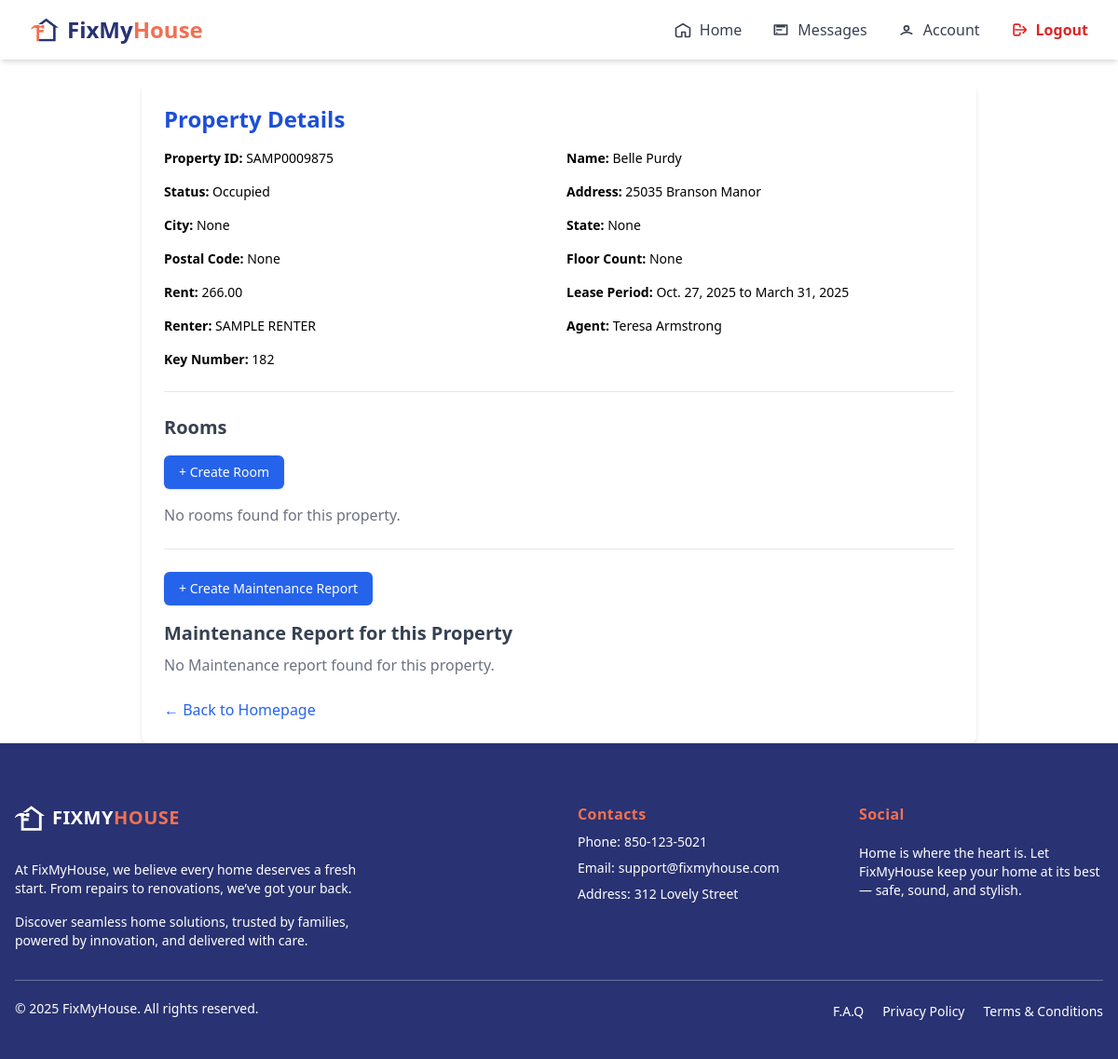
Page /agent/property/51/view/ (signed in) on the earlier database version.
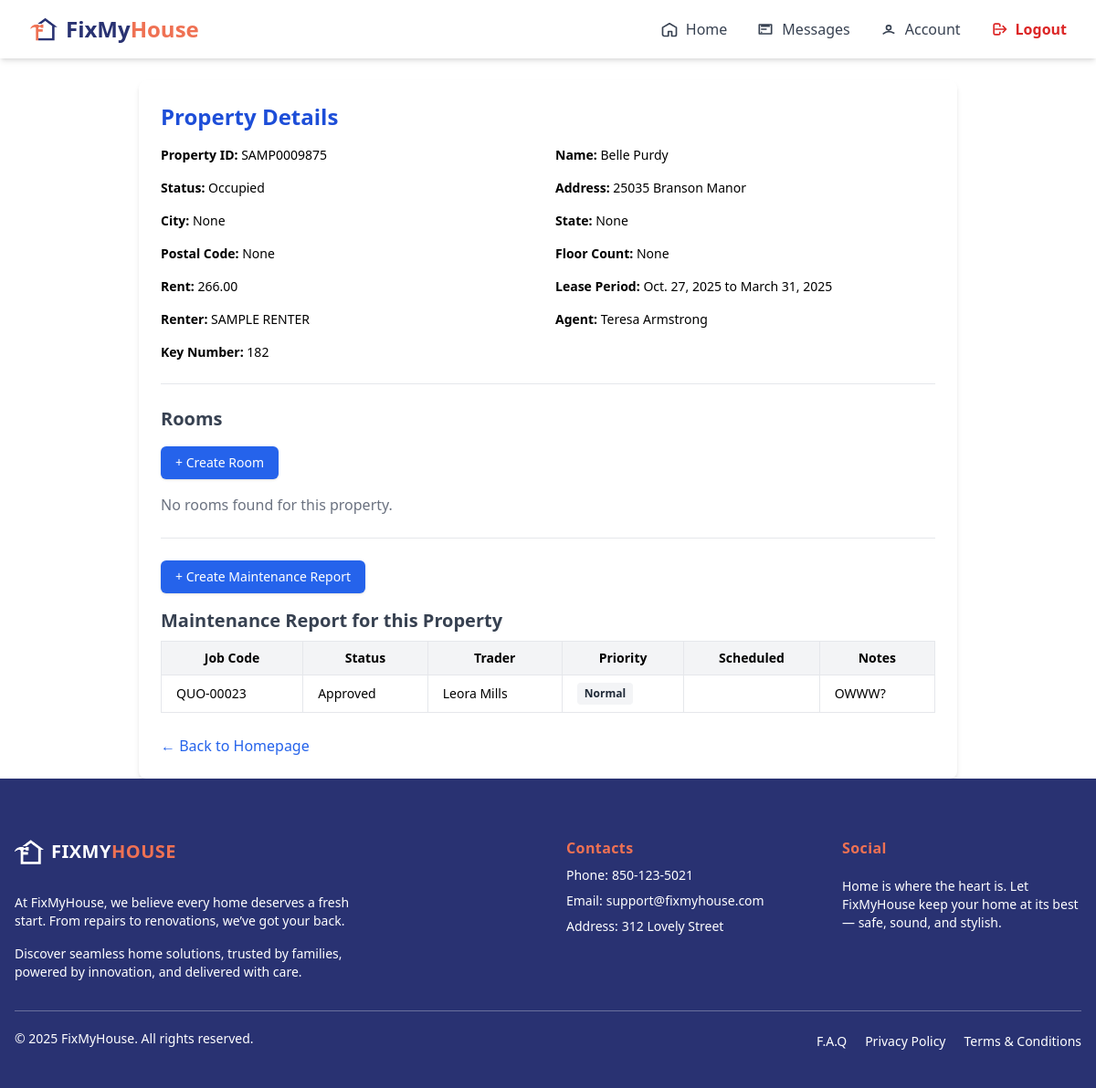
Same page on the later database version.
### trader/models/jobs.py (models this page shows, shortened)
class Jobs(models.Model):
    agent = models.ForeignKey(AgentRegister, on_delete=models.CASCADE, related_name='jobs_agent')
    trader = models.ForeignKey(TraderRegistration, on_delete=models.SET_NULL, null=True, blank=True, related_name='jobs_trader')
    property = models.ForeignKey(Property, on_delete=models.SET_NULL, null=True, blank=True, related_name='jobs_property')
    STATUS_CHOICES = [
        ('quoted', 'Quoted'),
        ('confirmed', 'Confirmed'),
        ('approved', 'Approved'),
        ('scheduled', 'Scheduled'),
    ]
    address = models.TextField(blank=True, null=True)
    category = models.ForeignKey(Services, on_delete=models.SET_NULL, null=True, blank=True, related_name='category_services')
    renter = models.CharField(max_length=100, null=True, blank=True)
    priority = models.BooleanField(default=False)  # True = High Priority
    job_code = models.CharField(max_length=20, unique=True)
    notes = models.TextField()
    status = models.CharField(max_length=20, choices=STATUS_CHOICES, default='quoted')
    quoted_at = models.DateField(default=timezone.now)
    confirmed_at = models.DateField(null=True, blank=True)
    approved_at = models.DateField(null=True, blank=True)
    scheduled_at = models.DateField(null=True, blank=True)
    is_active = models.BooleanField(null=True, blank=True, default=True)
    start_date = models.DateField(null=True, blank=True)
    end_date = models.DateField(null=True, blank=True)
    issue_found_at = models.DateField(null=True, blank=True)
    renter_availability = models.DateField(null=True, blank=True)
    issue_been_fixed_before = models.BooleanField(default=False)

### trader/models/registerTrader.py (models this page shows, shortened)
class TraderRegistration(models.Model):
    user = models.OneToOneField(User, on_delete=models.CASCADE, null=True, blank=True)
    name = models.CharField(max_length=255)
    email = models.EmailField()
    phone = models.CharField(max_length=50)
    password = models.CharField(max_length=255, null=True, blank=True)
    COMPANY_TYPE_CHOICES = [
        ('sole_trader', 'Sole Trader'),
        ('company', 'Company'),
    ]
    INDUSTRIES_CHOICES = [
        ('air_conditioning', 'Air Conditioning'),
        ('cleaning', 'Cleaning'),
        ('electrical', 'Electrical'),
        ('gardening', 'Gardening'),
        ('general_merchandise', 'General Merchandise'),
        ('glazing', 'Glazing'),
        ('pest_control', 'Pest Control'),
        ('plumbing-gas', 'Plumbing / Gas'),
        ('tree_cutting', 'Tree Cutting'),
        ('steel_works', 'Steel Works'),
    ]
    company_type = models.CharField(max_length=100, choices=COMPANY_TYPE_CHOICES, default='company')
    company_name = models.CharField(max_length=255, blank=True, null=True)
    company_address = models.CharField(max_length=255, blank=True, null=True)
    company_email = models.EmailField(blank=True, null=True)
    company_landline = models.CharField(max_length=50, blank=True, null=True)
    gst_registered = models.BooleanField(default=False)
    abn = models.CharField(max_length=20, blank=True, null=True)
    industry = models.CharField(max_length=100, choices=INDUSTRIES_CHOICES, blank=True, null=True)
    state = models.CharField(max_length=100, blank=True)
    municipality = models.CharField(max_length=100, blank=True)
    city = models.CharField(max_length=100, blank=True)
    address_line_1 = models.CharField(max_length=255, blank=True, null=True)
    address_line_2 = models.CharField(max_length=255, blank=True, null=True)
    postal_code = models.CharField(max_length=20, blank=True)
    def __str__(self):
        return self.name

### agent/views/propertyDetails.py (the view, shortened to what this page needs)
# urls.py: path('property/<int:pk>/view/', PropertyDetailView.as_view(), name='property_view'),
@method_decorator([login_required, agent_required], name='dispatch')
class PropertyDetailView(DetailView):
    model = Property
    template_name = 'components/home/property_detail.html'
    context_object_name = 'property'
    def get_context_data(self, **kwargs):
        context = super().get_context_data(**kwargs)
        context['room_form'] = AgentCreateRoomForm()
        context['job_form'] = AgentCreateJobForm()
        context['jobs'] = Jobs.objects.filter(property=self.object)
        return context

### renter/models/renter.py (called while the page is built)
    def __str__(self):
        return self.name

### trader/context_processors.py (called while the page is built)
def notifications_context(request):
    if request.user.is_authenticated:
        unread_qs = get_unread_notifications(request.user)
        return {
            "unread_count": unread_qs.count(),
            "unread_notifications": unread_qs[:5],  # show latest 5
        }
    return {}

### trader/models/servicesTrader.py (called while the page is built)
    def __str__(self):
        return self.description

### trader/views/traderNotification.py (called while the page is built)
def get_unread_notifications(user):
    try:
        return TraderNotification.objects.filter(
            trader_id__user=user,
            seen=False
        ).order_by("-created_at")
    except Exception as e:
        logger.error(f"Error fetching notifications! {e}")
        return TraderNotification.objects.none()

### agent/templates/components/home/property_detail.html (shortened to what the changed rows need)
{% extends "baseAgent.html" %}
{% load widget_tweaks %}
{% block content %}
{% include 'components/home/navigatorBaseAgent.html' %}
<div x-data="{ room: false, job: false }" class="max-w-4xl mx-auto p-6 mt-6 bg-white shadow-md rounded-lg w-full">
  <h2 class="text-2xl font-bold mb-4 text-blue-700">Property Details</h2>
  <div class="grid grid-cols-1 sm:grid-cols-2 gap-4 text-sm">
    <div><strong>Property ID:</strong> {{ property.property_id }}</div>
    <div><strong>Name:</strong> {{ property.name }}</div>
    <div><strong>Status:</strong> {{ property.get_status_display }}</div>
    <div><strong>Address:</strong> {{ property.address }}</div>
    <div><strong>City:</strong> {{ property.city }}</div>
    <div><strong>State:</strong> {{ property.state }}</div>
    <div><strong>Postal Code:</strong> {{ property.postal_code }}</div>
    <div><strong>Floor Count:</strong> {{ property.floor_count }}</div>
    <div><strong>Rent:</strong> {{ property.rent }}</div>
    <div><strong>Lease Period:</strong> {{ property.lease_start }} to {{ property.lease_end }}</div>
    <div><strong>Renter:</strong> {{ property.renter }}</div>
    <div><strong>Agent:</strong> {{ property.agent.user.username }}</div>
    <div><strong>Key Number:</strong> {{ property.key_number }}</div>
  </div>
  <hr class="my-6">
  <h3 class="text-xl font-semibold text-gray-700 mb-2">Rooms</h3>
  <div class="flex justify-start mb-4 mt-4 gap-4">
    <button @click="room = true" class="bg-blue-600 hover:bg-blue-700 text-white font-medium px-4 py-2 rounded-md shadow text-sm">
    </button>
  </div>
  {% if property.property_rooms.all %}
    <table class="w-full text-sm border border-gray-300 rounded-md">
      <thead class="bg-gray-100">
        <tr>
          <th class="px-4 py-2 border">Room Name</th>
          <th class="px-4 py-2 border">Description</th>
          <th class="px-4 py-2 border">Renter</th>
        </tr>
      </thead>
      <tbody class="divide-y divide-gray-200">
        {% for room in property.property_rooms.all %}
        <tr class="hover:bg-gray-50">
          <td class="px-4 py-2 border">{{ room.room_name }}</td>
          <td class="px-4 py-2 border">{{ room.description }}</td>
          <td class="px-4 py-2 border">
            {% if room.renter %}
              {{ room.renter.name }}
            {% else %}
              <span class="text-gray-400">Vacant</span>
            {% endif %}
          </td>
        </tr>
        {% endfor %}
      </tbody>
    </table>
  {% else %}
    <p class="text-gray-500">No rooms found for this property.</p>
  {% endif %}
  <hr class="my-6">
  <div class="flex justify-start mb-4 mt-4 gap-4">
      <button @click="job = true" class="bg-blue-600 hover:bg-blue-700 text-white font-medium px-4 py-2 rounded-md shadow text-sm">
      </button>
  </div>
  <h3 class="text-xl font-semibold text-gray-700 mb-2">Maintenance Report for this Property</h3>
  {% if jobs %}
    <table class="w-full text-sm border border-gray-300 rounded-md mb-6">
      <thead class="bg-gray-100">
        <tr>
          <th class="px-4 py-2 border">Job Code</th>
          <th class="px-4 py-2 border">Status</th>
          <th class="px-4 py-2 border">Trader</th>
          <th class="px-4 py-2 border">Priority</th>
          <th class="px-4 py-2 border">Scheduled</th>
          <th class="px-4 py-2 border">Notes</th>
        </tr>
      </thead>
      <tbody class="divide-y divide-gray-200">
        {% for job in jobs %}
        <tr class="hover:bg-gray-50">
          <td class="px-4 py-2 border">{{ job.job_code }}</td>
          <td class="px-4 py-2 border">{{ job.get_status_display }}</td>
          <td class="px-4 py-2 border">{{ job.trader }}</td>
          <td class="px-4 py-2 border">
            {% if job.priority %}
              <span class="inline-block px-2 py-1 text-xs font-semibold rounded bg-red-100 text-red-800">High</span>
            {% else %}
              <span class="inline-block px-2 py-1 text-xs font-semibold rounded bg-gray-100 text-gray-800">Normal</span>
            {% endif %}
          </td>
          <td class="px-4 py-2 border">{{ job.scheduled_at|date:"Y-m-d H:i" }}</td>
          <td class="px-4 py-2 border">{{ job.notes|truncatechars:40 }}</td>
        </tr>
        {% endfor %}
      </tbody>
    </table>
  {% else %}
    <p class="text-gray-500">No Maintenance report found for this property.</p>
  {% endif %}
  <div class="mt-6">
    <a href="{% url 'home_agent' %}" class="text-blue-600 hover:underline">← Back to Homepage</a>
  </div>
</div>
{% endblock %}

Differences in the rows shown:
added Jobs: job_code "QUO-00023", status "Approved", trader "Leora Mills", priority "Normal", notes "OWWW?"
Other differences:
text no longer shown: "No Maintenance report found for this property."
text now shown: "Job Code Status Trader Priority Scheduled Notes"
